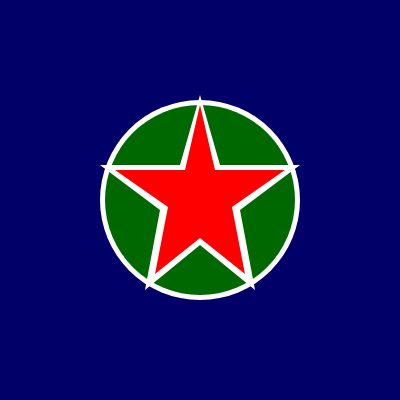
Frame 1 (no input)
Frame 60 (no input): identical to frame 1, image omitted
Frame 120 (the mouse pressed at the canvas centre since frame 60): identical to frame 1, image omitted

The p5.js sketch that drew this single still picture (run headless with seeded random() and noise() and a simulated clock; from frame 60 on, the mouse is pressed at the canvas centre):

// p5.js sketch
// ── sketch.js
function setup() {
  createCanvas(400, 400);
}

function draw() {
  background(0, 0, 104);

  push();
  fill(255, 255, 255);
  noStroke();
  circle(200, 200, 200);
  pop();

  push();
  fill(0, 104, 0);
  noStroke();
  circle(200, 200, 190);
  pop();

  beginShape();
  fill(255, 255, 255);
  noStroke();
  vertex(200, 95);
  vertex(220, 165);
  vertex(300, 165);
  vertex(240, 210);
  vertex(255, 290);
  vertex(200, 245);
  vertex(145, 290);
  vertex(160, 210);
  vertex(100, 165);
  vertex(180, 165);
  endShape();

  beginShape();
  fill(255, 0, 0);
  noStroke();
  vertex(200, 105);
  vertex(215, 170);
  vertex(285, 170);
  vertex(232, 207);
  vertex(245, 274);
  vertex(200, 238);
  vertex(155, 274);
  vertex(168, 207);
  vertex(115, 170);
  vertex(185, 170);
  endShape();


}
